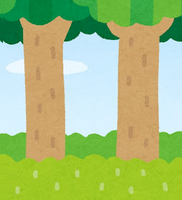
#> input picture 2022/Pillow/04/images/img_back.png, 182 x 200 px
$ python main.py
#> lines starting #> are read from the running program, lines starting #| are printed output that depends on the picture
# coding: utf-8

"""
画像の読込
"""

import numpy as np
from PIL import Image

# 例1
def sample01():
	# Png
	img = Image.open("./images/img_back.png")# 読込
#> img is the input picture: PIL image 182x200 RGB; mean R, G, B 164.6, 189.3, 120.9
	img = img.rotate(45)# 回転
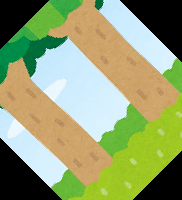
#> img: PIL image 182x200 RGB; mean R, G, B 145.8, 158.8, 110.6
	img.save("img_dst.png")# 保存

sample01()

# 例2
def sample02():
	# Jpeg
	img = Image.open("./images/img_back.png")# 読込
	img.save("img_dst.jpg", dpi=(100, 100), quality=5)# 保存

sample02()

# 例3
def sample03():
	# Gif
	img = Image.open("./images/img_back.png")# 読込
	imgs = []
	for i in range(30):
		imgs.append(img.rotate(i*12))
#> after the loop, imgs = 30 items
	img.save("img_dst.gif", save_all=True, append_images=imgs, duration=30, loop=2)

sample03()
